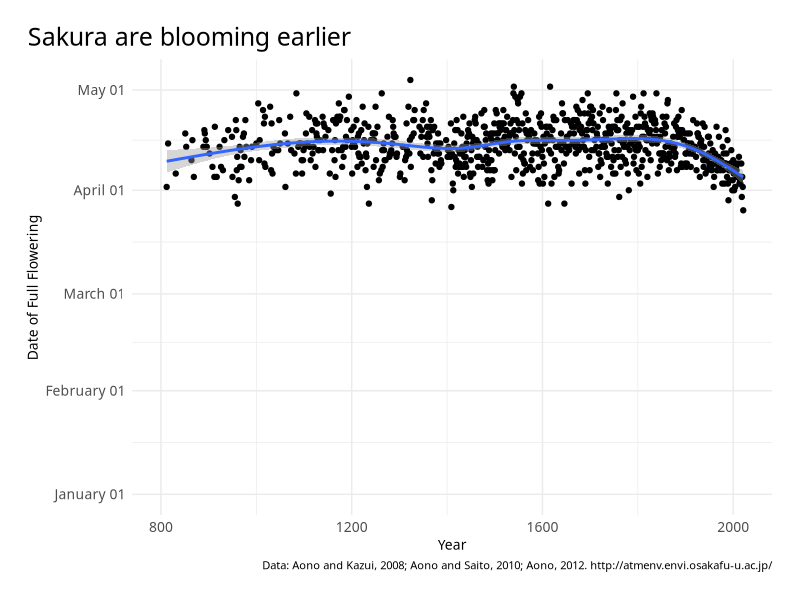

This figure's R source: (Note: this script raises an error after producing the figure.)
## ---- chunk 1
knitr::opts_chunk$set(echo = TRUE)
## ---- chunk 2
library(tidyverse)
library(lubridate)
library(stringr)
## ---- chunk 3
# Add styling information: 
width <- 10
title_font <- "Noto Sans Bold"
main_font <- "NotoSans"

theme_set(theme_minimal())
theme <- theme_update(
  text = element_text(family = main_font),
  plot.title = element_text(family = title_font, size = 18),
  plot.title.position = "plot",
  legend.position = "none",
  axis.title = element_text(size = 10),
  axis.text = element_text(size = 10),
  axis.title.x = element_text(family = main_font),
  axis.title.y = element_text(family = main_font),
  plot.caption = element_text(family = main_font, size = 8),
  plot.margin = margin(20,20,20,20)
  #plot.background = element_rect(fill = "#eceff4")
)

# Read in the data
sakura <- read.csv("sakura.csv", header = TRUE, sep=",", col.names = c("year", "dayOfYear", "rawDate", "sourceCode", "typeCode", "reference"))

# Turn rawDate and year into a date, calculate day of the year
sakura <- sakura %>% 
  mutate(date = make_date(year, str_sub(rawDate, 1,1), str_sub(rawDate, 2,3)), doy = yday(date))%>%
  mutate(bloom_date = as.Date(doy, origin = "2020-01-01"))
  
latest <- max(sakura$bloom_date, na.rm = TRUE)

sakura %>%
  ggplot(aes(year, bloom_date))+
  geom_point()+
  geom_smooth()+ 
  scale_y_date(labels = scales::label_date("%B %d"))+
  coord_cartesian(ylim = as.Date(c("2020-01-01", latest)), expand = TRUE) + 
  labs(
    title = "Sakura are blooming earlier",
    x = "Year",
    y = "Date of Full Flowering",
    caption = "Data: Aono and Kazui, 2008; Aono and Saito, 2010; Aono, 2012. http://atmenv.envi.osakafu-u.ac.jp/"
  ) + 
  ggsave("sakura-plot.png")
